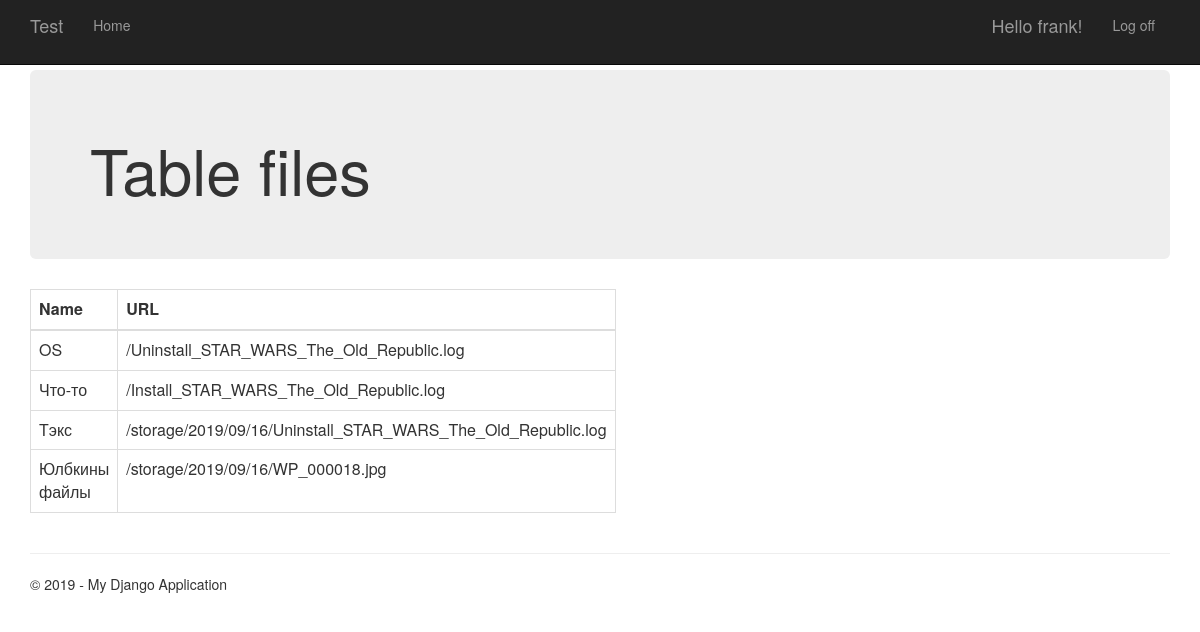
The app's page / (signed in) with its own data.
### app/models.py (models this page shows)
class Record(models.Model):
    name = models.CharField(max_length=200)
    file = models.FileField(upload_to='storage/%Y/%m/%d/')

### app/views.py (the view)
# urls.py: path('', views.home, name='home'),
def home(request):
    assert isinstance(request, HttpRequest)
    records = Record.objects.all()
    return render(
        request,
        'app/index.html',
        {
            'title': 'Home Page',
            'year': datetime.now().year,
            'records': records
        }
    )

### app/templates/app/index.html
{% extends "app/layout.html" %}
{% block content %}
<div class="jumbotron">
    <h1>Table files</h1>
</div>
<div class="row">
    <div class="col-md-4">
     <table class="table table-bordered">
         <thead>
            <th>Name</th>
            <th>URL</th>
          </thead>
         <tbody>
         {% for record in records %}
         <tr>
             <td>{{record.name}}</td>
             <td>{{record.file.url}}</td>
         </tr>
         {% endfor %}
         </tbody>
     </table>
    </div>
</div>
{% endblock %}

### app/templates/app/loginpartial.html (shortened to what this page needs)
{% if user.is_authenticated %}
<form id="logoutForm" action="/logout/" method="post" class="navbar-right">
    <ul class="nav navbar-nav navbar-right">
        <li><span class="navbar-brand">Hello {{ user.username }}!</span></li>
        <li><a href="javascript:document.getElementById('logoutForm').submit()">Log off</a></li>
    </ul>
</form>
{% else %}
<ul class="nav navbar-nav navbar-right">
    <li><a href="{% url 'login' %}">Log in</a></li>
</ul>
{% endif %}

### app/static/app/content/site.css (style rules this page uses)
body { padding-top: 50px; padding-bottom: 20px; }

### records on screen
Record: name "OS", file "/Uninstall_STAR_WARS_The_Old_Republic.log"
Record: name "Что-то", file "/Install_STAR_WARS_The_Old_Republic.log"
Record: name "Тэкс", file "/storage/2019/09/16/Uninstall_STAR_WARS_The_Old_Republic.log"
Record: name "Юлбкины файлы", file "/storage/2019/09/16/WP_000018.jpg"

### other values on screen
{{ user.username }} "frank"
